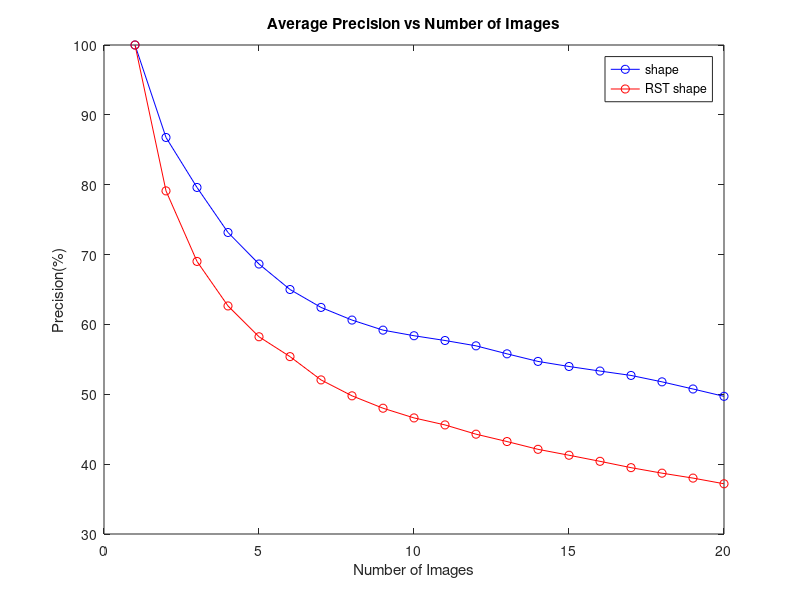
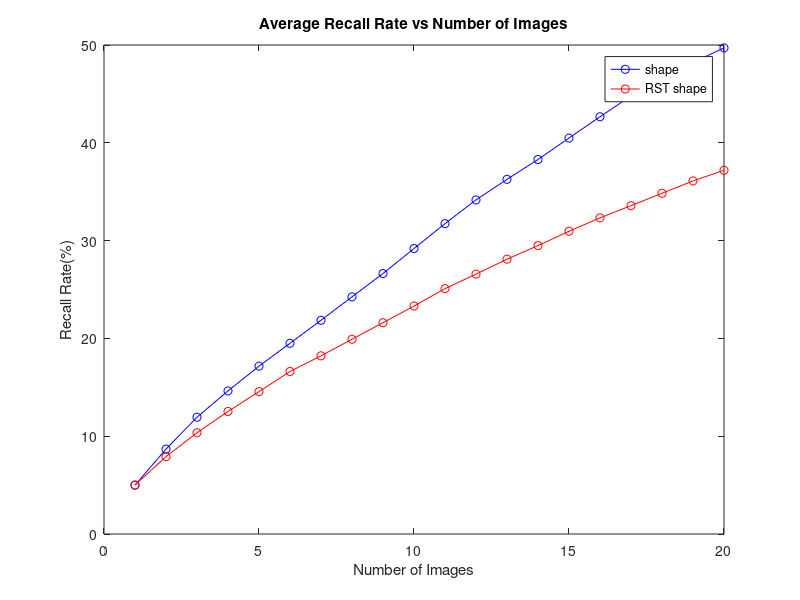
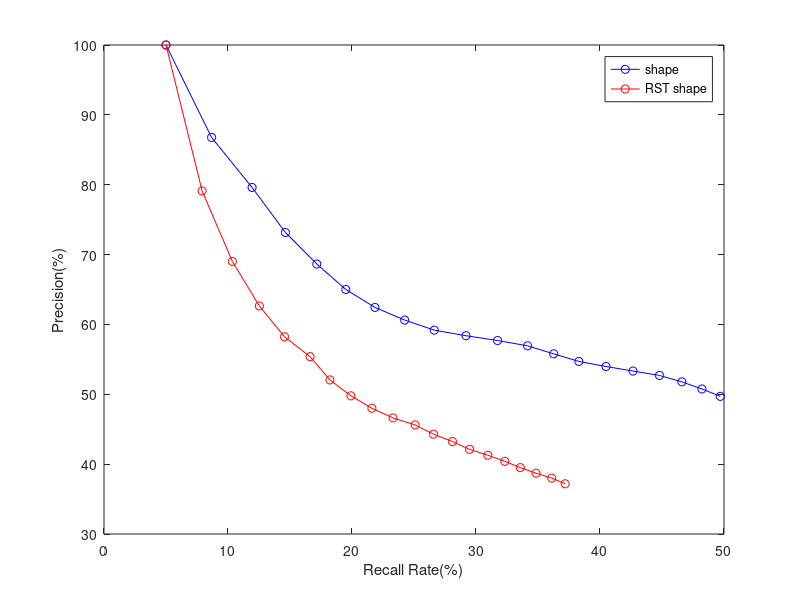

Here is the MATLAB script that generated these plots, in order:
close all; clear; clc;
tic

working_path = 'D:\Documents\MATLAB\DI&VP\Assignment';
cd(working_path);
addpath(pwd);

load('old_database_cbir.mat','database');
databaseOld = database;
load('new_database_cbir.mat','database');
databaseNew = database;


total_prec_old = zeros(340,20);
total_rec_old = zeros(340,20);
total_prec_new = zeros(340,20);
total_rec_new = zeros(340,20);

for z = 1:340
    total_prec_old(z,:) = databaseOld(z).precision;
    total_rec_old(z,:) = databaseOld(z).recall_rate; 
    
    total_prec_new(z,:) = databaseNew(z).precision;
    total_rec_new(z,:) = databaseNew(z).recall_rate;
end


total_prec_old = total_prec_old*100;
total_rec_old = total_rec_old*100;
total_prec_new = total_prec_new*100;
total_rec_new = total_rec_new*100;

average_prec_old = mean(total_prec_old);
average_rec_old = mean(total_rec_old);

average_prec_new = mean(total_prec_new);
average_rec_new = mean(total_rec_new);


num_Images = 1:20;
figure('Name', 'Average Precision vs Num_images','NumberTitle','off');
plot(num_Images, average_prec_old, 'b-o', num_Images, average_prec_new, 'r-o');
title('Average Precision vs Number of Images')
xlabel('Number of Images')
ylabel('Precision(%)')
legend('shape','RST shape')

figure('Name', 'Average Recall Rate vs Num_Images','NumberTitle','off');
plot(num_Images, average_rec_old, 'b-o', num_Images, average_rec_new, 'r-o');
title('Average Recall Rate vs Number of Images')
xlabel('Number of Images')
ylabel('Recall Rate(%)')
legend('shape','RST shape')

figure('Name', 'Average Precision vs Average Recall Rate','NumberTitle','off');
plot(average_rec_old, average_prec_old, 'b-o', average_rec_new, average_prec_new, 'r-o');
xlabel('Recall Rate(%)')
ylabel('Precision(%)')
legend('shape','RST shape')


toc